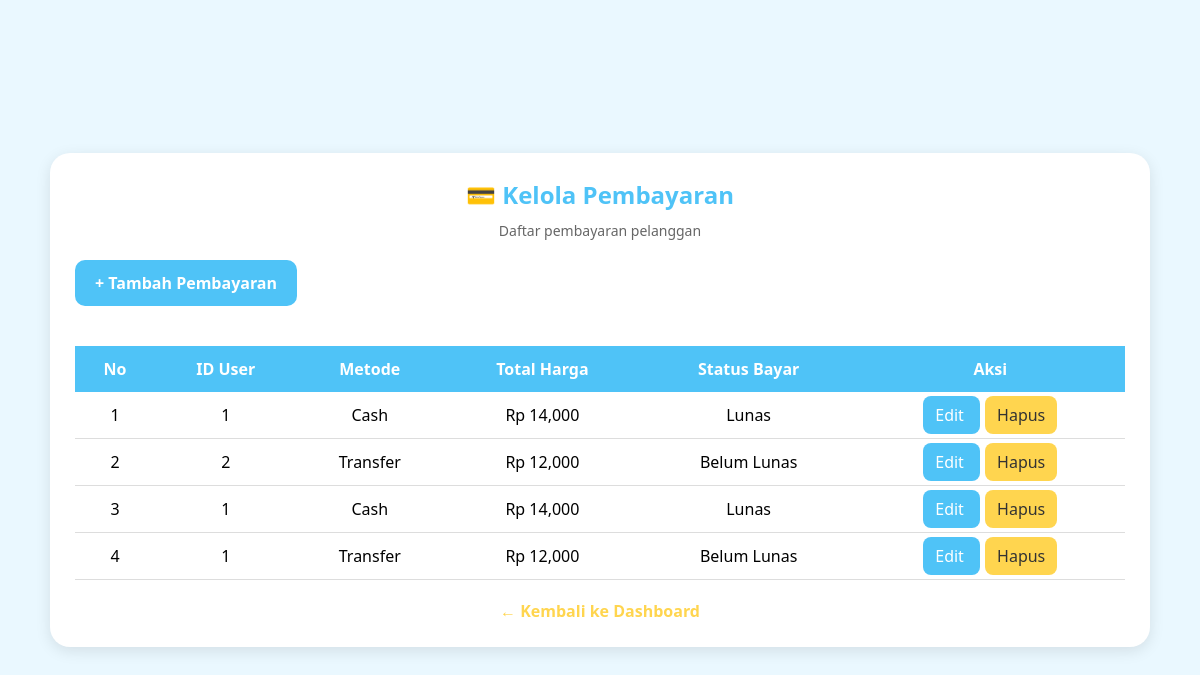
The app's page /admin/pembayaran.php with its own data.
### tables this page shows
CREATE TABLE IF NOT EXISTS `pembayaran` (
  `id_pembayaran` int NOT NULL AUTO_INCREMENT,
  `id_user` int DEFAULT NULL,
  `metode` varchar(50) NOT NULL,
  `total_harga` int NOT NULL,
  `status_bayar` varchar(50) NOT NULL,
  PRIMARY KEY (`id_pembayaran`),
  KEY `id_user` (`id_user`)
);

### admin/pembayaran.php (the view, shortened to what this page needs)
<?php
include '../koneksi.php';
$query = mysqli_query($conn, "SELECT * FROM pembayaran");
?>
<!DOCTYPE html>
<html>
<head>
    <link rel="stylesheet" href="../css/style.css">
</head>
<body>
    <div class="tracking-container">
        <h2>💳 Kelola Pembayaran</h2>
        <p class="subtitle">
            Daftar pembayaran pelanggan
        </p>
        <a href="tambah_pembayaran.php" class="tambah-btn">
            + Tambah Pembayaran
        </a>
        <table class="tracking-table">
            <tr>
                <th>No</th>
                <th>ID User</th>
                <th>Metode</th>
                <th>Total Harga</th>
                <th>Status Bayar</th>
                <th>Aksi</th>
            </tr>
            <?php
            $no = 1;
            while ($data = mysqli_fetch_assoc($query)) {
            ?>
                <tr>
                    <td><?php echo $no++; ?></td>
                    <td><?php echo $data['id_user']; ?></td>
                    <td><?php echo $data['metode']; ?></td>
                    <td>
                        Rp <?php echo number_format($data['total_harga']); ?>
                    </td>
                    <td>
                        <?php echo $data['status_bayar']; ?>
                    </td>
                    <td>
                        <a
                            href="edit_pembayaran.php?id=<?php echo $data['id_pembayaran']; ?>"
                            class="edit-btn">
                            Edit
                        </a>
                        <a
                            href="hapus_pembayaran.php?id=<?php echo $data['id_pembayaran']; ?>"
                            class="hapus-btn"
                            onclick="return confirm('Yakin ingin menghapus data pembayaran ini?')">
                            Hapus
                        </a>
                    </td>
                </tr>
            <?php } ?>
        </table>
        <div class="register-link">
            <a href="dashboard.php">
                ← Kembali ke Dashboard
            </a>
        </div>
    </div>
</body>
</html>

### css/style.css (style rules this page uses)
* { margin: 0; padding: 0; box-sizing: border-box; font-family: "Segoe UI", sans-serif; }
body { background: #eaf8ff; min-height: 100vh; display: flex; justify-content: center; align-items: center; }
.subtitle { text-align: center; color: #666; margin-bottom: 25px; }
.register-link { text-align: center; margin-top: 20px; }
.register-link a { color: #ffd54f; text-decoration: none; font-weight: bold; }
.subtitle { text-align: center; color: #666; margin-bottom: 20px; font-size: 14px; }
.tracking-container { width: 95%; max-width: 1100px; margin: 40px auto; background: white; padding: 25px; border-radius: 20px; box-shadow: 0 4px 15px rgba(0, 0, 0, 0.1); }
.tracking-container h2 { text-align: center; color: #4fc3f7; margin-bottom: 10px; }
.tracking-table { width: 100%; border-collapse: collapse; margin-top: 20px; }
.tracking-table th { background: #4fc3f7; color: white; padding: 12px; }
.tracking-table td { padding: 12px; text-align: center; border-bottom: 1px solid #ddd; }
.tambah-btn { display: inline-block; background: #4fc3f7; color: white; text-decoration: none; padding: 12px 20px; border-radius: 10px; margin-bottom: 20px; font-weight: bold; }
.edit-btn { background: #4fc3f7; color: white; padding: 8px 12px; border-radius: 8px; text-decoration: none; margin-right: 5px; }
.hapus-btn { background: #ffd54f; color: #333; padding: 8px 12px; border-radius: 8px; text-decoration: none; }

### records on screen
pembayaran: id_user "1", metode "Cash", total_harga "14,000", status_bayar "Lunas"
pembayaran: id_user "2", metode "Transfer", total_harga "12,000", status_bayar "Belum Lunas"
pembayaran: id_user "1", metode "Cash", total_harga "14,000", status_bayar "Lunas"
pembayaran: id_user "1", metode "Transfer", total_harga "12,000", status_bayar "Belum Lunas"
